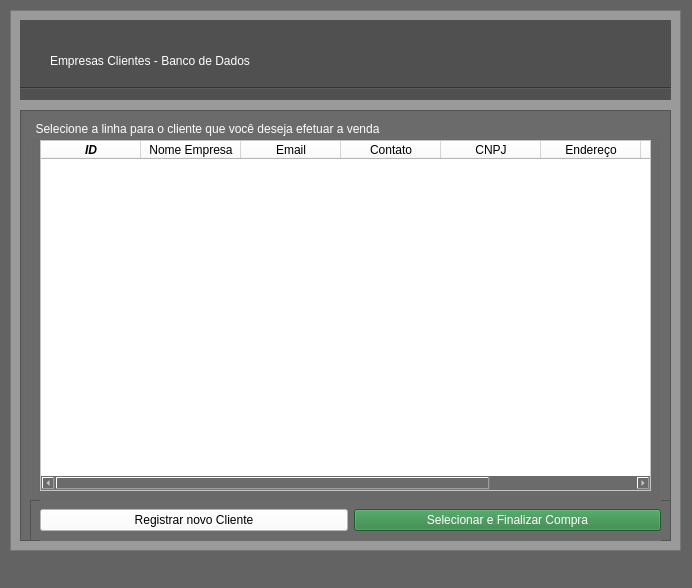
<?xml version="1.0" encoding="UTF-8"?>
<ui version="4.0">
 <class>MainWindow</class>
 <widget class="QMainWindow" name="MainWindow">
  <property name="geometry">
   <rect>
    <x>0</x>
    <y>0</y>
    <width>692</width>
    <height>588</height>
   </rect>
  </property>
  <property name="windowTitle">
   <string>Empresas Clientes - Banco de Dados</string>
  </property>
  <property name="styleSheet">
   <string notr="true">background-color: rgb(99, 99, 99);</string>
  </property>
  <widget class="QWidget" name="centralwidget">
   <widget class="QFrame" name="frame">
    <property name="geometry">
     <rect>
      <x>10</x>
      <y>10</y>
      <width>671</width>
      <height>541</height>
     </rect>
    </property>
    <property name="styleSheet">
     <string notr="true">background-color: rgb(154, 154, 154);</string>
    </property>
    <property name="frameShape">
     <enum>QFrame::StyledPanel</enum>
    </property>
    <property name="frameShadow">
     <enum>QFrame::Raised</enum>
    </property>
    <widget class="QWidget" name="widget" native="true">
     <property name="geometry">
      <rect>
       <x>10</x>
       <y>10</y>
       <width>651</width>
       <height>80</height>
      </rect>
     </property>
     <property name="styleSheet">
      <string notr="true">background-color: rgb(80, 80, 80);</string>
     </property>
     <widget class="Line" name="line">
      <property name="geometry">
       <rect>
        <x>0</x>
        <y>60</y>
        <width>771</width>
        <height>16</height>
       </rect>
      </property>
      <property name="orientation">
       <enum>Qt::Horizontal</enum>
      </property>
     </widget>
     <widget class="QLabel" name="label">
      <property name="geometry">
       <rect>
        <x>30</x>
        <y>20</y>
        <width>401</width>
        <height>41</height>
       </rect>
      </property>
      <property name="styleSheet">
       <string notr="true">color: rgb(255, 255, 255);
font: 19pt &quot;Schadow BT&quot;;</string>
      </property>
      <property name="text">
       <string>Empresas Clientes - Banco de Dados</string>
      </property>
     </widget>
     <widget class="QLabel" name="label_2">
      <property name="geometry">
       <rect>
        <x>450</x>
        <y>10</y>
        <width>61</width>
        <height>51</height>
       </rect>
      </property>
      <property name="styleSheet">
       <string notr="true">color: rgb(255, 255, 255);
font: 19pt &quot;Schadow BT&quot;;</string>
      </property>
      <property name="text">
       <string/>
      </property>
      <property name="pixmap">
       <pixmap>img/imagem-menu_inicial/clientes2.png</pixmap>
      </property>
      <property name="scaledContents">
       <bool>true</bool>
      </property>
     </widget>
    </widget>
    <widget class="QFrame" name="frame_2">
     <property name="geometry">
      <rect>
       <x>10</x>
       <y>100</y>
       <width>651</width>
       <height>431</height>
      </rect>
     </property>
     <property name="styleSheet">
      <string notr="true">background-color: rgb(107, 107, 107);</string>
     </property>
     <property name="frameShape">
      <enum>QFrame::StyledPanel</enum>
     </property>
     <property name="frameShadow">
      <enum>QFrame::Raised</enum>
     </property>
     <widget class="QGroupBox" name="groupBox">
      <property name="geometry">
       <rect>
        <x>10</x>
        <y>10</y>
        <width>631</width>
        <height>381</height>
       </rect>
      </property>
      <property name="styleSheet">
       <string notr="true">color: rgb(255, 255, 255);
font: 75 italic 9pt &quot;Arial&quot;;</string>
      </property>
      <property name="title">
       <string>Selecione a linha para o cliente que você deseja efetuar a venda</string>
      </property>
      <widget class="QTableWidget" name="tableWidget">
       <property name="geometry">
        <rect>
         <x>10</x>
         <y>20</y>
         <width>611</width>
         <height>351</height>
        </rect>
       </property>
       <property name="styleSheet">
        <string notr="true">color: rgb(0, 0, 0);
background-color: rgb(255, 255, 255);</string>
       </property>
       <column>
        <property name="text">
         <string>ID</string>
        </property>
        <property name="font">
         <font>
          <weight>75</weight>
          <italic>true</italic>
          <bold>true</bold>
         </font>
        </property>
       </column>
       <column>
        <property name="text">
         <string>Nome Empresa</string>
        </property>
       </column>
       <column>
        <property name="text">
         <string>Email</string>
        </property>
       </column>
       <column>
        <property name="text">
         <string>Contato</string>
        </property>
       </column>
       <column>
        <property name="text">
         <string>CNPJ</string>
        </property>
       </column>
       <column>
        <property name="text">
         <string>Endereço</string>
        </property>
       </column>
       <column>
        <property name="text">
         <string>Descrição</string>
        </property>
       </column>
       <column>
        <property name="text">
         <string>Observações</string>
        </property>
       </column>
      </widget>
     </widget>
     <widget class="QFrame" name="frame_3">
      <property name="geometry">
       <rect>
        <x>10</x>
        <y>390</y>
        <width>641</width>
        <height>41</height>
       </rect>
      </property>
      <property name="frameShape">
       <enum>QFrame::StyledPanel</enum>
      </property>
      <property name="frameShadow">
       <enum>QFrame::Raised</enum>
      </property>
      <widget class="QWidget" name="horizontalLayoutWidget">
       <property name="geometry">
        <rect>
         <x>10</x>
         <y>0</y>
         <width>621</width>
         <height>41</height>
        </rect>
       </property>
       <layout class="QHBoxLayout" name="horizontalLayout">
        <item>
         <widget class="QPushButton" name="pushButton_2">
          <property name="styleSheet">
           <string notr="true">background-color: rgb(255, 255, 255);</string>
          </property>
          <property name="text">
           <string>Registrar novo Cliente</string>
          </property>
         </widget>
        </item>
        <item>
         <widget class="QPushButton" name="pushButton">
          <property name="styleSheet">
           <string notr="true">background-color: rgb(42, 127, 62);
color: rgb(255, 255, 255);</string>
          </property>
          <property name="text">
           <string>Selecionar e Finalizar Compra</string>
          </property>
         </widget>
        </item>
       </layout>
      </widget>
     </widget>
    </widget>
   </widget>
  </widget>
  <widget class="QMenuBar" name="menubar">
   <property name="geometry">
    <rect>
     <x>0</x>
     <y>0</y>
     <width>692</width>
     <height>21</height>
    </rect>
   </property>
  </widget>
  <widget class="QStatusBar" name="statusbar"/>
 </widget>
 <resources/>
 <connections/>
</ui>
